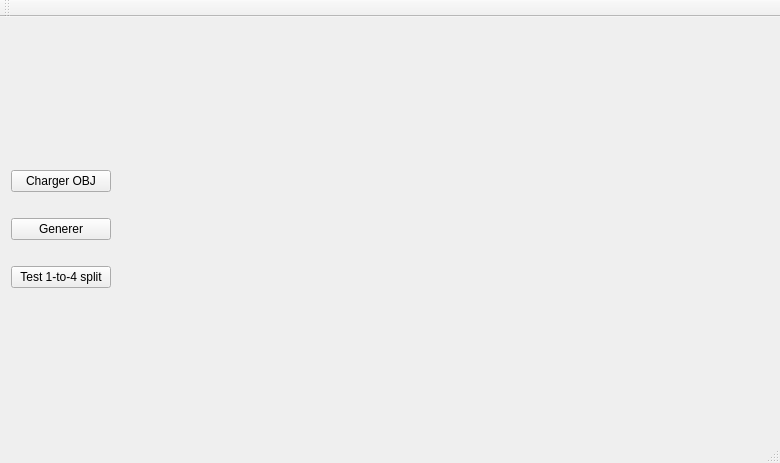
<?xml version="1.0" encoding="UTF-8"?>
<ui version="4.0">
 <class>MainWindow</class>
 <widget class="QMainWindow" name="MainWindow">
  <property name="geometry">
   <rect>
    <x>0</x>
    <y>0</y>
    <width>780</width>
    <height>463</height>
   </rect>
  </property>
  <property name="windowTitle">
   <string>MainWindow</string>
  </property>
  <widget class="QWidget" name="centralWidget">
   <layout class="QHBoxLayout" name="horizontalLayout">
    <item>
     <layout class="QVBoxLayout" name="verticalLayout">
      <item>
       <spacer name="verticalSpacer_2">
        <property name="orientation">
         <enum>Qt::Vertical</enum>
        </property>
        <property name="sizeHint" stdset="0">
         <size>
          <width>20</width>
          <height>40</height>
         </size>
        </property>
       </spacer>
      </item>
      <item>
       <widget class="QPushButton" name="pushButton_chargement">
        <property name="minimumSize">
         <size>
          <width>100</width>
          <height>0</height>
         </size>
        </property>
        <property name="text">
         <string>Charger OBJ</string>
        </property>
       </widget>
      </item>
      <item>
       <spacer name="verticalSpacer_4">
        <property name="orientation">
         <enum>Qt::Vertical</enum>
        </property>
        <property name="sizeType">
         <enum>QSizePolicy::Preferred</enum>
        </property>
        <property name="sizeHint" stdset="0">
         <size>
          <width>20</width>
          <height>20</height>
         </size>
        </property>
       </spacer>
      </item>
      <item>
       <widget class="QPushButton" name="pushButton_generer">
        <property name="minimumSize">
         <size>
          <width>100</width>
          <height>0</height>
         </size>
        </property>
        <property name="text">
         <string>Generer</string>
        </property>
       </widget>
      </item>
      <item>
       <spacer name="verticalSpacer">
        <property name="orientation">
         <enum>Qt::Vertical</enum>
        </property>
        <property name="sizeType">
         <enum>QSizePolicy::Preferred</enum>
        </property>
        <property name="sizeHint" stdset="0">
         <size>
          <width>20</width>
          <height>20</height>
         </size>
        </property>
       </spacer>
      </item>
      <item>
       <widget class="QPushButton" name="pushButton_my_test">
        <property name="minimumSize">
         <size>
          <width>100</width>
          <height>0</height>
         </size>
        </property>
        <property name="text">
         <string>Test 1-to-4 split</string>
        </property>
       </widget>
      </item>
      <item>
       <spacer name="verticalSpacer_3">
        <property name="orientation">
         <enum>Qt::Vertical</enum>
        </property>
        <property name="sizeHint" stdset="0">
         <size>
          <width>20</width>
          <height>40</height>
         </size>
        </property>
       </spacer>
      </item>
     </layout>
    </item>
    <item>
     <widget class="MeshViewerWidget" name="displayWidget" native="true">
      <property name="sizePolicy">
       <sizepolicy hsizetype="Expanding" vsizetype="Expanding">
        <horstretch>0</horstretch>
        <verstretch>0</verstretch>
       </sizepolicy>
      </property>
     </widget>
    </item>
   </layout>
  </widget>
  <widget class="QMenuBar" name="menuBar">
   <property name="geometry">
    <rect>
     <x>0</x>
     <y>0</y>
     <width>780</width>
     <height>22</height>
    </rect>
   </property>
  </widget>
  <widget class="QToolBar" name="mainToolBar">
   <attribute name="toolBarArea">
    <enum>TopToolBarArea</enum>
   </attribute>
   <attribute name="toolBarBreak">
    <bool>false</bool>
   </attribute>
  </widget>
  <widget class="QStatusBar" name="statusBar"/>
 </widget>
 <layoutdefault spacing="6" margin="11"/>
 <customwidgets>
  <customwidget>
   <class>MeshViewerWidget</class>
   <extends>QWidget</extends>
   <header location="global">meshviewerwidget.h</header>
   <container>1</container>
  </customwidget>
 </customwidgets>
 <resources/>
 <connections/>
</ui>
